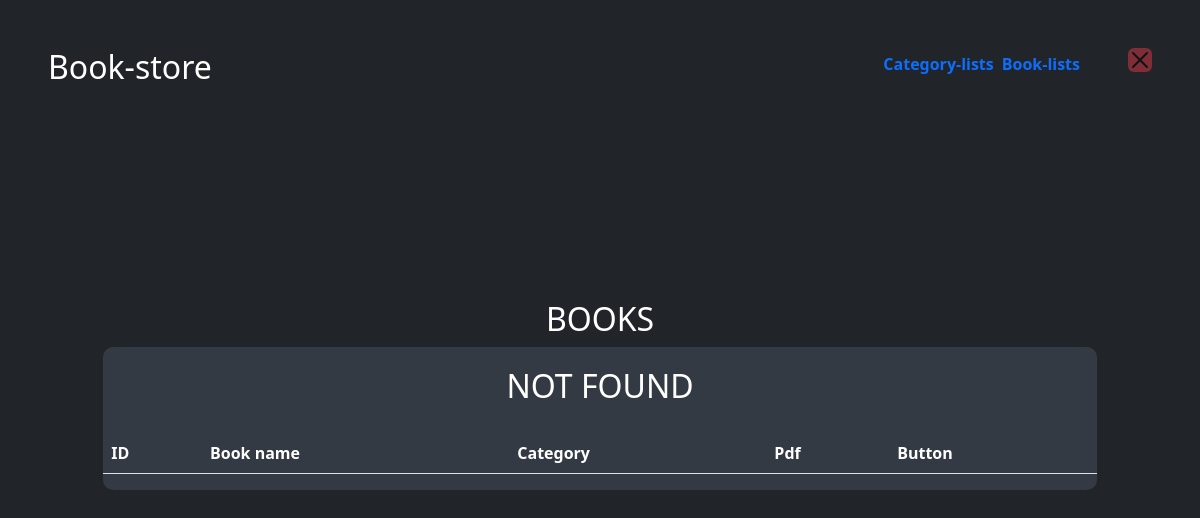
The page /admin_sort/49/ on the database as committed earlier.
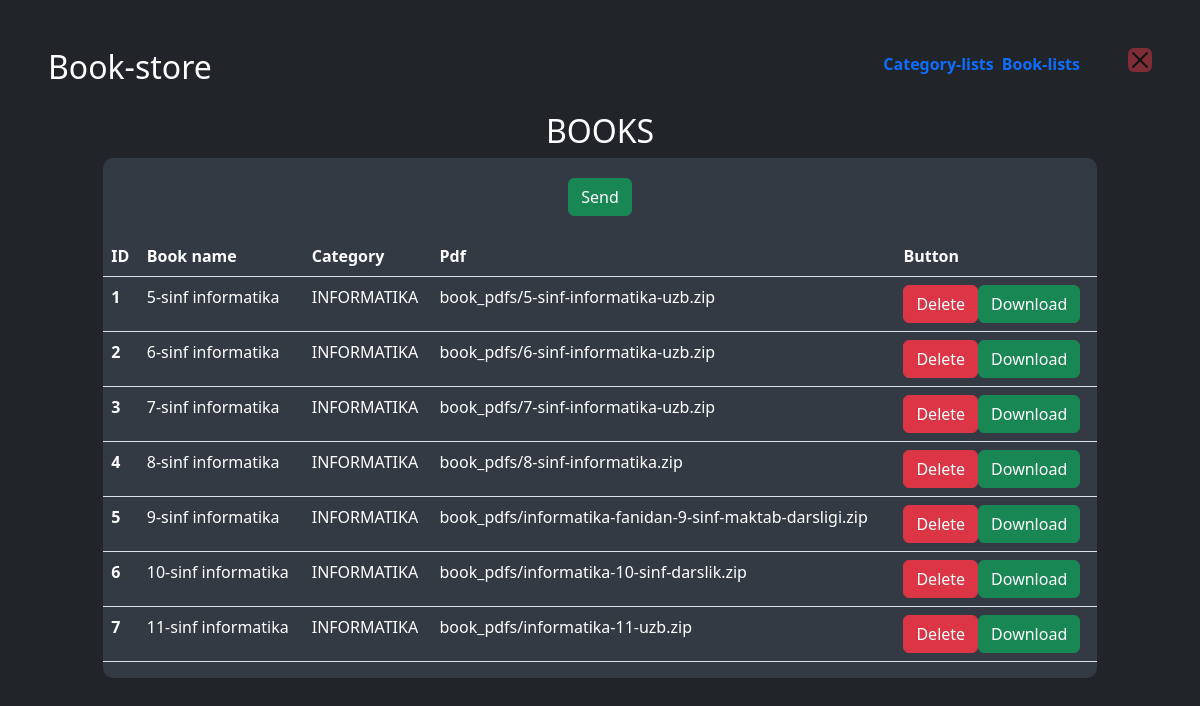
The same page on the database as committed later.
### book/models.py (models this page shows)
class Book(models.Model):
    name = models.CharField(max_length=255)
    category = models.ForeignKey(Category, on_delete=models.CASCADE)
    cover = models.ImageField(upload_to='book_covers/')
    book_pdf = models.FileField(upload_to='book_pdfs/')

class Category(models.Model):
    name = models.CharField(max_length=100)
    category_img = models.ImageField(upload_to='category_img/', null=True)
    def __str__(self):
        return self.name

### book/views.py (the view)
# urls.py: path('admin_sort/<int:pk>/', admin_sort),
def admin_sort(request, pk):
    book = Book.objects.filter(category=pk)
    book_pdf = Book.objects.all()
    if book:
        return render(request, 'book/admin-lists.html', {'book': book})
    else:
        test = "NOT FOUND"
        return render(request, 'book/admin-lists.html', {'test': test})

### book/templates/book/admin-lists.html (shortened to what this page needs)
{% extends 'book/admin-page.html' %}
{% load crispy_forms_tags %}
{% block header %}
    <header class="mb-auto w- h-5" >
    <div>
      <h2 class="float-md-start mb-0">Book-store</h2>
        <nav class="nav nav-masthead justify-content-center float-md-end">
        <a class="nav-link fw-bold py-1 px-0 active me-2" aria-current="page" href="{% url 'admin' %}" id="aa">Category-lists</a>
        <a class="nav-link fw-bold py-1 px-0 active me-5" aria-current="page" href="{% url 'lists' %}" id="a">Book-lists</a>
        <a href="{% url 'index' %}"><button type="button" class="btn-close bg-danger" aria-label="Close"></button></a>
        </nav>
    </div>
    </header>
{% endblock %}
{% block body %}
<h2>BOOKS</h2>
    <center>
        <div class="d-flex" style="width: 90%; height: auto; display: flex; justify-content: center; flex-wrap: wrap; background-color: #343a43; border-top-left-radius: 10px; border-top-right-radius: 10px; padding: 20px;">
      <form action="/add-book/" method="post" enctype="multipart/form-data">
          {% if test %}
            <h2>{{ test }}</h2>
        {% else %}
            <button type="submit" class="btn btn-success">Send</button>
        {% endif %}
        </form>
        </div>
    </center>
<center>
<div class="d-flex mb-5" style="width: 90%; background-color: #343a43; color: white; border-bottom-left-radius: 10px; border-bottom-right-radius: 10px;">
<table class="table">
  <thead>
    <tr>
      <th scope="col" style="color: white;">ID</th>
      <th scope="col" style="color: white;">Book name</th>
      <th scope="col" style="color: white;">Category</th>
      <th scope="col" style="color: white;">Pdf</th>
      <th scope="col" style="color: white;">Button</th>
    </tr>
  </thead>
  <tbody>
  {% for i in book %}
    <tr>
      <th scope="row" style="color: white;">{{ forloop.counter }}</th>
        <td style="color: white;">{{ i.name }}</td>
        <td style="color: white;">{{ i.category }}</td>
        <td style="color: white;">{{ i.book_pdf }}</td>
        <td style="color: white;">
          <div class="btn-group" role="group" aria-label="Basic mixed styles example">
          <form action="/delete-book/{{ i.id }}/" method="post">
            <button type="submit" class="btn btn-danger">Delete</button>
          </form>
              <a href="/media/{{ i.book_pdf }}" download><button type="button" class="btn btn-success">Download</button></a>
</div>
      </td>
    </tr>
  {% endfor %}
  </tbody>
</table>
</div>
</center>
{% endblock %}

Rows that differ between the two databases and show on the page:
added Book: name "5-sinf informatika", category "INFORMATIKA", book_pdf "book_pdfs/5-sinf-informatika-uzb.zip"
added Book: name "6-sinf informatika", category "INFORMATIKA", book_pdf "book_pdfs/6-sinf-informatika-uzb.zip"
added Book: name "7-sinf informatika", category "INFORMATIKA", book_pdf "book_pdfs/7-sinf-informatika-uzb.zip"
added Book: name "8-sinf informatika", category "INFORMATIKA", book_pdf "book_pdfs/8-sinf-informatika.zip"
added Book: name "9-sinf informatika", category "INFORMATIKA", book_pdf "book_pdfs/informatika-fanidan-9-sinf-maktab-darsligi.zip"
added Book: name "10-sinf informatika", category "INFORMATIKA", book_pdf "book_pdfs/informatika-10-sinf-darslik.zip"
added Book: name "11-sinf informatika", category "INFORMATIKA", book_pdf "book_pdfs/informatika-11-uzb.zip"
Other text that changed with them:
{{ test }}: "NOT FOUND" → (not shown)
text now shown: "Send"
